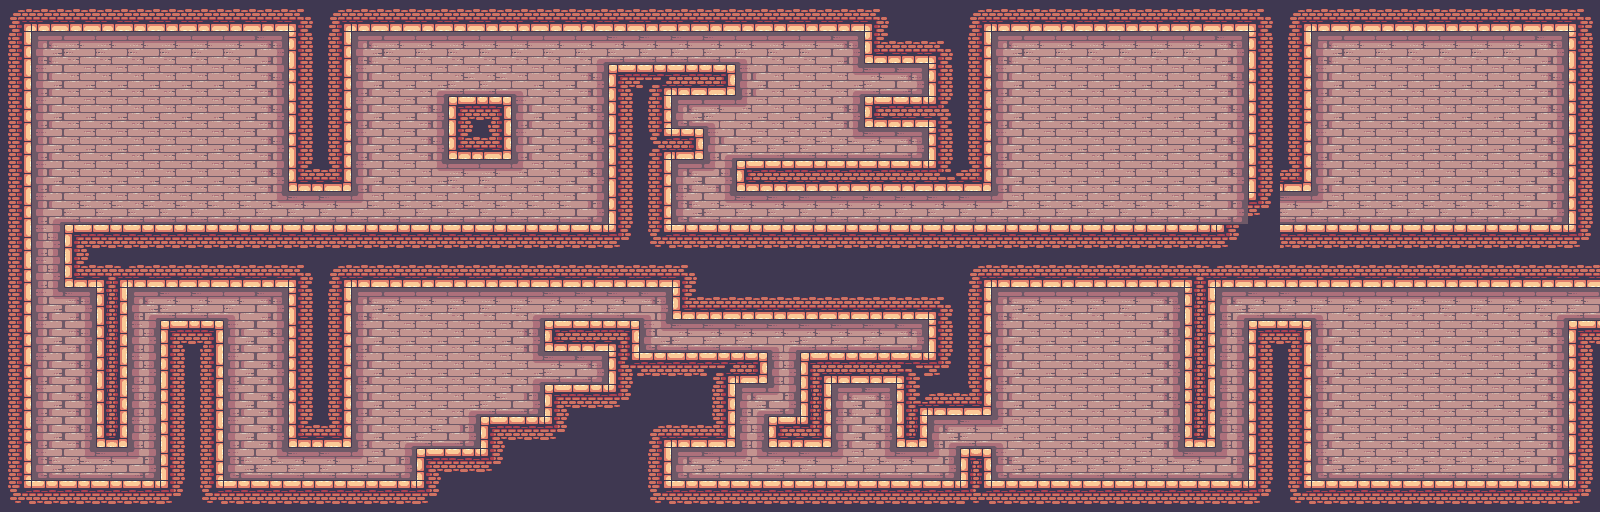

A 2D game scene composited from a Tiled map and its tileset images. What follows is a short description and the map's XML, with each tile layer's data collapsed to a summary:
An orthogonal 50x16 tile map with 32x32 px tiles, 1 tile layer (lvl_2_bg), 13 tilesets and 467 objects (58x hotrect_platform, 44x coin_gold, 37x hotrect, 28x pig_normal, 25x coin_silver, ...).

<map version="1.4" tiledversion="1.4.3" orientation="orthogonal" renderorder="right-down" width="50" height="16" tilewidth="32" tileheight="32" infinite="0" nextlayerid="2" nextobjectid="555">
 <tileset firstgid="1" source="../tilesets/levels_castle_tiles.tsx" />
 <tileset firstgid="97" source="../tilesets/levels_castle_decorations_tiles.tsx" />
 <tileset firstgid="129" source="../tilesets/common_items.tsx" />
 <tileset firstgid="182" source="../tilesets/character_bubbles.tsx" />
 <tileset firstgid="193" source="../tilesets/common_hud_ui.tsx" />
 <tileset firstgid="298" source="../tilesets/character_king.tsx" />
 <tileset firstgid="326" source="../tilesets/character_pig.tsx" />
 <tileset firstgid="369" source="../tilesets/character_pigbomb.tsx" />
 <tileset firstgid="402" source="../tilesets/character_pigcrate.tsx" />
 <tileset firstgid="442" source="../tilesets/character_cannonsnpigs.tsx" />
 <tileset firstgid="451" source="../tilesets/common_items_bomb.tsx" />
 <tileset firstgid="462" source="../tilesets/character_pigking.tsx" />
 <tileset firstgid="495" source="../tilesets/common_lives.tsx" />
 <layer id="1" name="lvl_2_bg" width="50" height="16" locked="1">
  <data>[800 cells, 800 non-empty, 63 distinct tile ids]</data>
 </layer>
 <objectgroup id="2" name="lvl_2_mood" locked="1">
  <object id="50" gid="101" x="1312" y="352" width="32" height="32" />
  <object id="51" gid="101" x="1536" y="352" width="32" height="32" />
  <object id="52" gid="98" x="1312" y="448" width="32" height="32" />
  <object id="53" gid="98" x="1504" y="448" width="32" height="32" />
  <object id="54" gid="100" x="1536" y="448" width="32" height="32" />
  <object id="55" gid="100" x="1344" y="448" width="32" height="32" />
  <object id="56" gid="100" x="1472" y="352" width="32" height="32" />
  <object id="57" gid="100" x="1472" y="384" width="32" height="32" />
  <object id="58" gid="100" x="1472" y="416" width="32" height="32" />
  <object id="59" gid="98" x="1376" y="352" width="32" height="32" />
  <object id="60" gid="98" x="1376" y="384" width="32" height="32" />
  <object id="61" gid="98" x="1376" y="416" width="32" height="32" />
  <object id="62" gid="99" x="1408" y="352" width="32" height="32" />
  <object id="63" gid="99" x="1440" y="352" width="32" height="32" />
  <object id="64" gid="99" x="1440" y="384" width="32" height="32" />
  <object id="65" gid="99" x="1408" y="384" width="32" height="32" />
  <object id="66" gid="99" x="1408" y="416" width="32" height="32" />
  <object id="67" gid="99" x="1440" y="416" width="32" height="32" />
  <object id="78" gid="101" x="736" y="445" width="32" height="32" />
  <object id="79" gid="101" x="768" y="360" width="32" height="32" />
  <object id="85" gid="100" x="512" y="384" width="32" height="32" />
  <object id="86" gid="100" x="448" y="416" width="32" height="32" />
  <object id="87" gid="98" x="416" y="416" width="32" height="32" />
  <object id="88" gid="98" x="416" y="384" width="32" height="32" />
  <object id="89" gid="99" x="448" y="384" width="32" height="32" />
  <object id="90" gid="99" x="480" y="384" width="32" height="32" />
  <object id="91" gid="101" x="224" y="448" width="32" height="32" />
  <object id="92" gid="101" x="224" y="416" width="32" height="32" />
  <object id="93" gid="101" x="256" y="384" width="32" height="32" />
  <object id="94" gid="101" x="224" y="352" width="32" height="32" />
  <object id="95" gid="101" x="32" y="448" width="32" height="32" />
  <object id="96" gid="101" x="64" y="416" width="32" height="32" />
  <object id="97" gid="101" x="32" y="384" width="32" height="32" />
  <object id="98" gid="101" x="64" y="352" width="32" height="32" />
  <object id="99" gid="101" x="32" y="320" width="32" height="32" />
  <object id="100" gid="101" x="32" y="288" width="32" height="32" />
  <object id="101" gid="101" x="32" y="256" width="32" height="32" />
  <object id="102" gid="101" x="32" y="230" width="32" height="32" />
  <object id="103" gid="101" x="32" y="192" width="32" height="32" />
  <object id="104" gid="101" x="32" y="160" width="32" height="32" />
  <object id="105" gid="101" x="32" y="128" width="32" height="32" />
  <object id="106" gid="101" x="32" y="96" width="32" height="32" />
  <object id="107" gid="101" x="32" y="64" width="32" height="32" />
  <object id="108" gid="101" x="256" y="64" width="32" height="32" />
  <object id="109" gid="101" x="256" y="96" width="32" height="32" />
  <object id="111" gid="101" x="256" y="128" width="32" height="32" />
  <object id="112" gid="101" x="256" y="160" width="32" height="32" />
  <object id="113" gid="101" x="256" y="188" width="32" height="32" />
  <object id="114" gid="101" x="416" y="160" width="32" height="32" />
  <object id="115" gid="101" x="416" y="96" width="32" height="32" />
  <object id="116" gid="101" x="512" y="96" width="32" height="32" />
  <object id="117" gid="101" x="512" y="160" width="32" height="32" />
  <object id="119" gid="98" x="96" y="64" width="32" height="32" />
  <object id="120" gid="98" x="96" y="96" width="32" height="32" />
  <object id="121" gid="98" x="96" y="128" width="32" height="32" />
  <object id="122" gid="98" x="96" y="160" width="32" height="32" />
  <object id="123" gid="98" x="96" y="192" width="32" height="32" />
  <object id="124" gid="98" x="352" y="128" width="32" height="32" />
  <object id="125" gid="98" x="544" y="128" width="32" height="32" />
  <object id="126" gid="98" x="384" y="192" width="32" height="32" />
  <object id="127" gid="100" x="192" y="64" width="32" height="32" />
  <object id="128" gid="100" x="192" y="96" width="32" height="32" />
  <object id="129" gid="100" x="192" y="128" width="32" height="32" />
  <object id="130" gid="100" x="192" y="160" width="32" height="32" />
  <object id="131" gid="100" x="192" y="192" width="32" height="32" />
  <object id="132" gid="100" x="384" y="128" width="32" height="32" />
  <object id="133" gid="100" x="576" y="128" width="32" height="32" />
  <object id="134" gid="100" x="544" y="192" width="32" height="32" />
  <object id="135" gid="99" x="416" y="192" width="32" height="32" />
  <object id="136" gid="99" x="448" y="192" width="32" height="32" />
  <object id="137" gid="99" x="480" y="192" width="32" height="32" />
  <object id="138" gid="99" x="512" y="192" width="32" height="32" />
  <object id="139" gid="99" x="128" y="64" width="32" height="32" />
  <object id="140" gid="99" x="160" y="64" width="32" height="32" />
  <object id="141" gid="99" x="160" y="96" width="32" height="32" />
  <object id="142" gid="99" x="128" y="96" width="32" height="32" />
  <object id="143" gid="99" x="128" y="128" width="32" height="32" />
  <object id="144" gid="99" x="160" y="128" width="32" height="32" />
  <object id="145" gid="99" x="160" y="160" width="32" height="32" />
  <object id="146" gid="99" x="128" y="160" width="32" height="32" />
  <object id="147" gid="99" x="128" y="192" width="32" height="32" />
  <object id="148" gid="99" x="160" y="192" width="32" height="32" />
  <object id="149" gid="99" x="736" y="128" width="32" height="32" />
  <object id="150" gid="99" x="768" y="128" width="32" height="32" />
  </objectgroup>
 <objectgroup id="3" name="lvl_2_obj" locked="1">
  <!-- 236 objects omitted --></objectgroup>
 <objectgroup id="5" name="lvl_2_fg" locked="1">
  <!-- 3 objects omitted --></objectgroup>
 <objectgroup id="4" name="lvl_2_hud" locked="1">
  <!-- 11 objects omitted --></objectgroup>
 <objectgroup id="6" name="lvl_2_paths" locked="1">
  <!-- 72 objects omitted --></objectgroup>
 <objectgroup color="#800000ff" id="2" name="lvl_2_zones" locked="1">
  <!-- 14 objects omitted --></objectgroup>
</map>
<!-- 383 of 467 objects omitted -->
